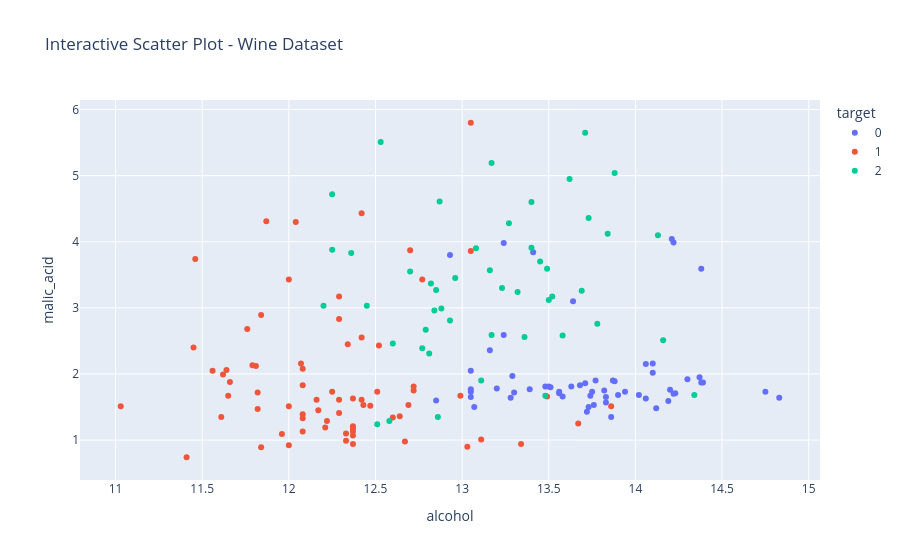

The cell this chart's notebook holds for it:
### Markdown cell above
## Bài 1: Hiển thị mối quan hệ giữa hàm lượng Alcohol và Malic Acid, phân biệt màu sắc theo loại rượu.

### Code cell
import pandas as pd
import plotly.express as px
from sklearn.datasets import load_wine

wine = load_wine()
df = pd.DataFrame(wine.data, columns=wine.feature_names)
df['target'] = wine.target.astype(str) # Chuyển sang chuỗi ký tự hiển thị dạng danh mục

fig = px.scatter(
    df, 
    x="alcohol", 
    y="malic_acid", 
    color="target", 
    title="Interactive Scatter Plot - Wine Dataset"
)
fig.show()

### Figure 1 — Plotly figure (JSON) as saved in the notebook; plotly's stock layout.template omitted (floating-point values rounded to 4 significant figures)
{"data": [{"hovertemplate": "target=0<br>alcohol=%{x}<br>malic_acid=%{y}<extra></extra>", "legendgroup": "0", "marker": {"color": "#636efa", "symbol": "circle"}, "mode": "markers", "name": "0", "orientation": "v", "showlegend": true, "type": "scatter", "x": [14.23, 13.2, 13.16, 14.37, 13.24, 14.2, 14.39, 14.06, 14.83, 13.86, 14.1, 14.12, 13.75, 14.75, 14.38, 13.63, 14.3, 13.83, 14.19, 13.64, 14.06, 12.93, 13.71, 12.85, 13.5, 13.05, 13.39, 13.3, 13.87, 14.02, 13.73, 13.58, 13.68, 13.76, 13.51, 13.48, 13.28, 13.05, 13.07, 14.22, 13.56, 13.41, 13.88, 13.24, 13.05, 14.21, 14.38, 13.9, 14.1, 13.94, 13.05, 13.83, 13.82, 13.77, 13.74, 13.56, 14.22, 13.29, 13.72], "xaxis": "x", "y": [1.71, 1.78, 2.36, 1.95, 2.59, 1.76, 1.87, 2.15, 1.64, 1.35, 2.16, 1.48, 1.73, 1.73, 1.87, 1.81, 1.92, 1.57, 1.59, 3.1, 1.63, 3.8, 1.86, 1.6, 1.81, 2.05, 1.77, 1.72, 1.9, 1.68, 1.5, 1.66, 1.83, 1.53, 1.8, 1.81, 1.64, 1.65, 1.5, 3.99, 1.71, 3.84, 1.89, 3.98, 1.77, 4.04, 3.59, 1.68, 2.02, 1.73, 1.73, 1.65, 1.75, 1.9, 1.67, 1.73, 1.7, 1.97, 1.43], "yaxis": "y"}, {"hovertemplate": "target=1<br>alcohol=%{x}<br>malic_acid=%{y}<extra></extra>", "legendgroup": "1", "marker": {"color": "#EF553B", "symbol": "circle"}, "mode": "markers", "name": "1", "orientation": "v", "showlegend": true, "type": "scatter", "x": [12.37, 12.33, 12.64, 13.67, 12.37, 12.17, 12.37, 13.11, 12.37, 13.34, 12.21, 12.29, 13.86, 13.49, 12.99, 11.96, 11.66, 13.03, 11.84, 12.33, 12.7, 12.0, 12.72, 12.08, 13.05, 11.84, 12.67, 12.16, 11.65, 11.64, 12.08, 12.08, 12.0, 12.69, 12.29, 11.62, 12.47, 11.81, 12.29, 12.37, 12.29, 12.08, 12.6, 12.34, 11.82, 12.51, 12.42, 12.25, 12.72, 12.22, 11.61, 11.46, 12.52, 11.76, 11.41, 12.08, 11.03, 11.82, 12.42, 12.77, 12.0, 11.45, 11.56, 12.42, 13.05, 11.87, 12.07, 12.43, 11.79, 12.37, 12.04], "xaxis": "x", "y": [0.94, 1.1, 1.36, 1.25, 1.13, 1.45, 1.21, 1.01, 1.17, 0.94, 1.19, 1.61, 1.51, 1.66, 1.67, 1.09, 1.88, 0.9, 2.89, 0.99, 3.87, 0.92, 1.81, 1.13, 3.86, 0.89, 0.98, 1.61, 1.67, 2.06, 1.33, 1.83, 1.51, 1.53, 2.83, 1.99, 1.52, 2.12, 1.41, 1.07, 3.17, 2.08, 1.34, 2.45, 1.72, 1.73, 2.55, 1.73, 1.75, 1.29, 1.35, 3.74, 2.43, 2.68, 0.74, 1.39, 1.51, 1.47, 1.61, 3.43, 3.43, 2.4, 2.05, 4.43, 5.8, 4.31, 2.16, 1.53, 2.13, 1.63, 4.3], "yaxis": "y"}, {"hovertemplate": "target=2<br>alcohol=%{x}<br>malic_acid=%{y}<extra></extra>", "legendgroup": "2", "marker": {"color": "#00cc96", "symbol": "circle"}, "mode": "markers", "name": "2", "orientation": "v", "showlegend": true, "type": "scatter", "x": [12.86, 12.88, 12.81, 12.7, 12.51, 12.6, 12.25, 12.53, 13.49, 12.84, 12.93, 13.36, 13.52, 13.62, 12.25, 13.16, 13.88, 12.87, 13.32, 13.08, 13.5, 12.79, 13.11, 13.23, 12.58, 13.17, 13.84, 12.45, 14.34, 13.48, 12.36, 13.69, 12.85, 12.96, 13.78, 13.73, 13.45, 12.82, 13.58, 13.4, 12.2, 12.77, 14.16, 13.71, 13.4, 13.27, 13.17, 14.13], "xaxis": "x", "y": [1.35, 2.99, 2.31, 3.55, 1.24, 2.46, 4.72, 5.51, 3.59, 2.96, 2.81, 2.56, 3.17, 4.95, 3.88, 3.57, 5.04, 4.61, 3.24, 3.9, 3.12, 2.67, 1.9, 3.3, 1.29, 5.19, 4.12, 3.03, 1.68, 1.67, 3.83, 3.26, 3.27, 3.45, 2.76, 4.36, 3.7, 3.37, 2.58, 4.6, 3.03, 2.39, 2.51, 5.65, 3.91, 4.28, 2.59, 4.1], "yaxis": "y"}], "layout": {"legend": {"title": {"text": "target"}, "tracegroupgap": 0}, "title": {"text": "Interactive Scatter Plot - Wine Dataset"}, "xaxis": {"anchor": "y", "domain": [0, 1], "title": {"text": "alcohol"}}, "yaxis": {"anchor": "x", "domain": [0, 1], "title": {"text": "malic_acid"}}}}
